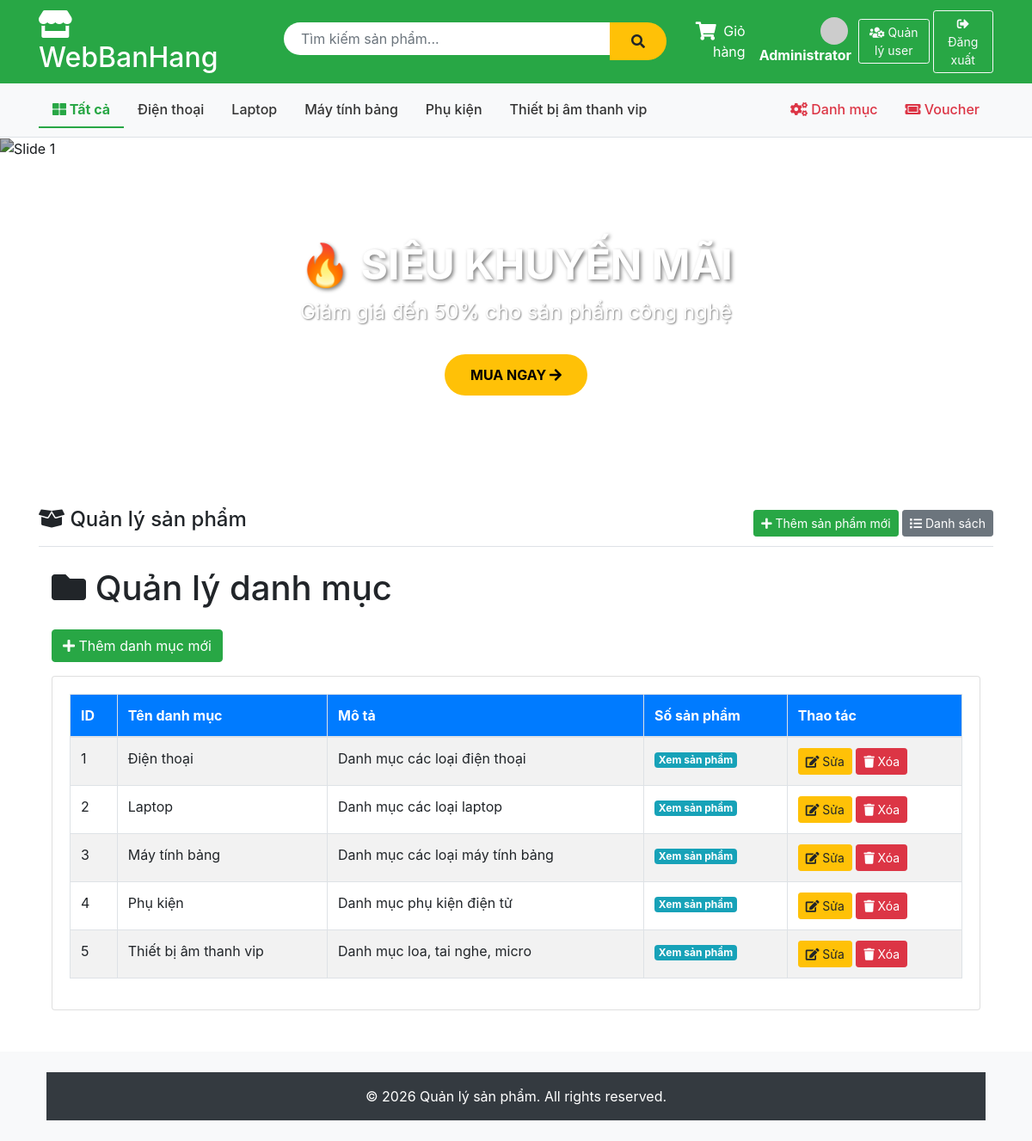
/Category/list (signed in), run on the app's committed database.
### tables this page shows
CREATE TABLE `category` (
  `id` int NOT NULL AUTO_INCREMENT,
  `name` varchar(100) NOT NULL,
  `description` text,
  PRIMARY KEY (`id`)
);

### app/controllers/CategoryController.php (called while the page is built, shortened)
<?php
require_once('app/config/database.php');
require_once('app/models/CategoryModel.php');
class CategoryController {
    private $categoryModel;
    public function __construct() {
        $this->db = (new Database())->getConnection();
        $this->categoryModel = new CategoryModel($this->db);
    }
    public function list() {
        $categories = $this->categoryModel->getCategories();
        include 'app/views/category/list.php';
    }
}
?>

### index.php (called while the page is built, shortened)
<?php
require_once 'app/helpers/SessionHelper.php';
require_once 'app/config/database.php';
$url = $_GET['url'] ?? '';
$url = rtrim($url, '/');
$url = filter_var($url, FILTER_SANITIZE_URL);
$url = explode('/', $url);
$action = isset($url[1]) && $url[1] != '' ? $url[1] : 'index';
$controller = new $controllerName();
call_user_func_array([$controller, $action], array_slice($url, 2));
?>

### app/helpers/SessionHelper.php (called while the page is built, shortened)
<?php
class SessionHelper {
    public static function isLoggedIn() {
        return isset($_SESSION['username']);
    }
    public static function isAdmin() {
        return isset($_SESSION['username']) &&
               isset($_SESSION['role']) &&
               $_SESSION['role'] === 'admin';
    }
}
?>

### app/config/database.php (called while the page is built, shortened)
<?php
class Database {
    private $host = "localhost";
    private $db_name = "my_store";
    private $username = "root";
    private $password = "";
    public function getConnection() {
        $this->conn = null;
        try {
            $this->conn = new PDO(
                "mysql:host=" . $this->host . ";dbname=" . $this->db_name,
                $this->username,
                $this->password
            );
            $this->conn->exec("set names utf8");
        } catch(PDOException $exception) {
            echo "Connection error: " . $exception->getMessage();
        }
        return $this->conn;
    }
}
?>

### app/models/CategoryModel.php (called while the page is built, shortened)
<?php
class CategoryModel {
    private $conn;
    private $table_name = "category";
    public function __construct($db) {
        $this->conn = $db;
    }
    public function getCategories() {
        $query = "SELECT * FROM " . $this->table_name . " ORDER BY id ASC";
        $stmt = $this->conn->prepare($query);
        $stmt->execute();
        return $stmt->fetchAll(PDO::FETCH_OBJ);
    }
}
?>

### app/views/category/list.php (the view)
<?php include 'app/views/shares/header.php'; ?>
<div class="container mt-4">
    <h1 class="mb-4">
        <i class="fas fa-folder"></i> Quản lý danh mục
    </h1>
    <a href="/Category/add" class="btn btn-success mb-3">
        <i class="fas fa-plus"></i> Thêm danh mục mới
    </a>
    <div class="card">
        <div class="card-body">
            <div class="table-responsive">
                <table class="table table-bordered table-striped table-hover">
                    <thead class="bg-primary text-white">
                        <tr>
                            <th>ID</th>
                            <th>Tên danh mục</th>
                            <th>Mô tả</th>
                            <th>Số sản phẩm</th>
                            <th>Thao tác</th>
                        </tr>
                    </thead>
                    <tbody>
                        <?php
                        $count = 1;
                        foreach($categories as $category):
                        ?>
                        <tr>
                            <td><?php echo $count++; ?></td>
                            <td><?php echo htmlspecialchars($category->name); ?></td>
                            <td><?php echo htmlspecialchars($category->description); ?></td>
                            <td>
                                <a href="/Product?category=<?php echo $category->id; ?>"
                                   class="badge badge-info">
                                    Xem sản phẩm
                                </a>
                            </td>
                            <td>
                                <a href="/Category/edit/<?php echo $category->id; ?>"
                                   class="btn btn-warning btn-sm">
                                    <i class="fas fa-edit"></i> Sửa
                                </a>
                                <a href="/Category/delete/<?php echo $category->id; ?>"
                                   class="btn btn-danger btn-sm"
                                   onclick="return confirm('Bạn có chắc chắn muốn xóa danh mục này?');">
                                    <i class="fas fa-trash"></i> Xóa
                                </a>
                            </td>
                        </tr>
                        <?php endforeach; ?>
                    </tbody>
                </table>
            </div>
        </div>
    </div>
</div>
<?php include 'app/views/shares/footer.php'; ?>

### app/views/shares/header.php (shortened to what this page needs)
<?php
require_once 'app/helpers/SessionHelper.php';
?>
<!DOCTYPE html>
<html lang="vi">
<head>
    <link href="https://stackpath.bootstrapcdn.com/bootstrap/4.5.2/css/bootstrap.min.css" rel="stylesheet">
    <link rel="stylesheet" href="https://cdnjs.cloudflare.com/ajax/libs/font-awesome/5.15.4/css/all.min.css">
</head>
<body>
    <div class="header-top">
        <div class="container">
            <div class="row align-items-center">
                <div class="col-md-3">
                    <h2 class="text-white mb-0">
                        <a href="/Product" style="color: white; text-decoration: none;">
                            <i class="fas fa-store"></i> WebBanHang
                        </a>
                    </h2>
                </div>
                <div class="col-md-5">
                    <form action="/Product/search" method="GET" class="search-box d-flex">
                        <input type="text" name="keyword" class="form-control"
                               placeholder="Tìm kiếm sản phẩm..."
                               value="<?php echo htmlspecialchars($_GET['keyword'] ?? ''); ?>">
                        <button type="submit" class="btn btn-warning">
                            <i class="fas fa-search"></i>
                        </button>
                    </form>
                </div>
                <div class="col-md-4 text-white text-right d-flex align-items-center justify-content-end">
                    <a href="/Product/cart" class="text-white mr-3 position-relative" style="text-decoration: none;">
                        <span class="cart-icon-wrapper">
                            <i class="fas fa-shopping-cart fa-lg"></i>
                        </span>
                        <span class="ml-1 d-none d-md-inline">Giỏ hàng</span>
                    </a>
                    <?php if (SessionHelper::isLoggedIn()): ?>
                        <a href="/Account/profile" class="text-white mr-2" style="text-decoration:none;">
                            <?php
                            $avatarSrc = !empty($_SESSION['avatar'])
                                ? '/public/' . $_SESSION['avatar']
                                : 'https://ui-avatars.com/api/?name=' . urlencode($_SESSION['fullname'] ?? 'U') . '&size=32&background=fff&color=28a745';
                            ?>
                            <img src="<?= $avatarSrc ?>" class="rounded-circle mr-1" style="width:32px;height:32px;object-fit:cover;">
                            <strong><?= htmlspecialchars($_SESSION['fullname'] ?? $_SESSION['username']) ?></strong>
                        </a>
                        <?php if (SessionHelper::isAdmin()): ?>
                            <a href="/Account/manageUsers" class="btn btn-outline-light btn-sm mr-1">
                                <i class="fas fa-users-cog"></i> Quản lý user
                            </a>
                        <?php endif; ?>
                        <a href="/Account/logout" class="btn btn-outline-light btn-sm">
                            <i class="fas fa-sign-out-alt"></i> Đăng xuất
                        </a>
                    <?php endif; ?>
                </div>
            </div>
        </div>
    </div>
    <div class="category-nav">
        <div class="container">
            <ul class="nav">
                <li class="nav-item">
                    <a class="nav-link <?php echo (!isset($_GET['category'])) ? 'active' : ''; ?>"
                       href="/Product">
                        <i class="fas fa-th-large"></i> Tất cả
                    </a>
                </li>
                <?php
                $db = (new Database())->getConnection();
                $stmt = $db->query("SELECT * FROM category ORDER BY name ASC");
                $cats = $stmt->fetchAll(PDO::FETCH_OBJ);
                foreach ($cats as $cat):
                    $isActive = (isset($_GET['category']) && $_GET['category'] == $cat->id) ? 'active' : '';
                ?>
                <li class="nav-item">
                    <a class="nav-link <?php echo $isActive; ?>"
                       href="/Product?category=<?php echo $cat->id; ?>">
                        <?php echo htmlspecialchars($cat->name); ?>
                    </a>
                </li>
                <?php endforeach; ?>
                <?php if (SessionHelper::isAdmin()): ?>
                <li class="nav-item ml-auto">
                    <a class="nav-link admin-link" href="/Category/list">
                        <i class="fas fa-cogs"></i> Danh mục
                    </a>
                </li>
                <li class="nav-item">
                    <a class="nav-link admin-link" href="/Voucher">
                        <i class="fas fa-ticket-alt"></i> Voucher
                    </a>
                </li>
                <?php endif; ?>
            </ul>
        </div>
    </div>
    <div class="banner-slider">
        <div id="mainSlider" class="carousel slide" data-ride="carousel" data-interval="4000">
            <ol class="carousel-indicators">
                <li data-target="#mainSlider" data-slide-to="0" class="active"></li>
                <li data-target="#mainSlider" data-slide-to="1"></li>
                <li data-target="#mainSlider" data-slide-to="2"></li>
            </ol>
            <div class="carousel-inner">
                <div class="carousel-item active">
                    <img src="https://images.unsplash.com/photo-1607082348824-0a96f2a4b9da?w=1200" alt="Slide 1">
                    <div class="carousel-caption">
                        <h3>🔥 SIÊU KHUYẾN MÃI</h3>
                        <p>Giảm giá đến 50% cho sản phẩm công nghệ</p>
                        <a href="/Product" class="btn-shop-now">MUA NGAY <i class="fas fa-arrow-right"></i></a>
                    </div>
                </div>
            </div>
            <a class="carousel-control-prev" href="#mainSlider" role="button" data-slide="prev">
                <span class="carousel-control-prev-icon"></span>
            </a>
            <a class="carousel-control-next" href="#mainSlider" role="button" data-slide="next">
                <span class="carousel-control-next-icon"></span>
            </a>
        </div>
    </div>
    <div class="container mt-4">
        <div class="d-flex justify-content-between align-items-center mb-3 border-bottom pb-2">
            <h4><i class="fas fa-box-open"></i> Quản lý sản phẩm</h4>
            <?php if (SessionHelper::isAdmin()): ?>
            <div>
                <a href="/Product/add" class="btn btn-success btn-sm">
                    <i class="fas fa-plus"></i> Thêm sản phẩm mới
                </a>
                <a href="/Product" class="btn btn-secondary btn-sm">
                    <i class="fas fa-list"></i> Danh sách
                </a>
            </div>
            <?php endif; ?>
        </div>

### app/views/shares/header.php (style rules this page uses)
.header-top { background: #28a745; padding: 10px 0; }
.search-box { max-width: 600px; margin: 0 auto; }
.search-box input { border-radius: 25px 0 0 25px; border: none; padding: 10px 20px; }
.search-box button { border-radius: 0 25px 25px 0; background: #ffc107; border: none; padding: 10px 25px; }
.category-nav { background: #f8f9fa; padding: 10px 0; border-bottom: 1px solid #dee2e6; }
.category-nav .nav-link { color: #333; font-weight: 500; }
.category-nav .nav-link.active { color: #28a745; font-weight: bold; border-bottom: 2px solid #28a745; }
.admin-link { color: #dc3545 !important; font-weight: bold; }
.cart-icon-wrapper { position: relative; display: inline-block; }
.banner-slider { position: relative; margin-bottom: 30px; }
.banner-slider .carousel-item { height: 400px; }
.banner-slider .carousel-item img { height: 100%; object-fit: cover; filter: brightness(0.7); }
.banner-slider .carousel-caption { bottom: 20%; }
.banner-slider .carousel-caption h3 { font-size: 3rem; font-weight: bold; text-shadow: 2px 2px 4px rgba(0,0,0,0.5); }
.banner-slider .carousel-caption p { font-size: 1.5rem; text-shadow: 1px 1px 2px rgba(0,0,0,0.5); }
.btn-shop-now { background: #ffc107; color: #000; padding: 12px 30px; border-radius: 25px; font-weight: bold; text-decoration: none; display: inline-block; margin-top: 15px; transition: all 0.3s; }

### data on the page
category: name "Điện thoại", description "Danh mục các loại điện thoại"
category: name "Laptop", description "Danh mục các loại laptop"
category: name "Máy tính bảng", description "Danh mục các loại máy tính bảng"
category: name "Phụ kiện", description "Danh mục phụ kiện điện tử"
category: name "Thiết bị âm thanh vip", description "Danh mục loa, tai nghe, micro"

### other printed values
$_SESSION['fullname'] "Administrator"
